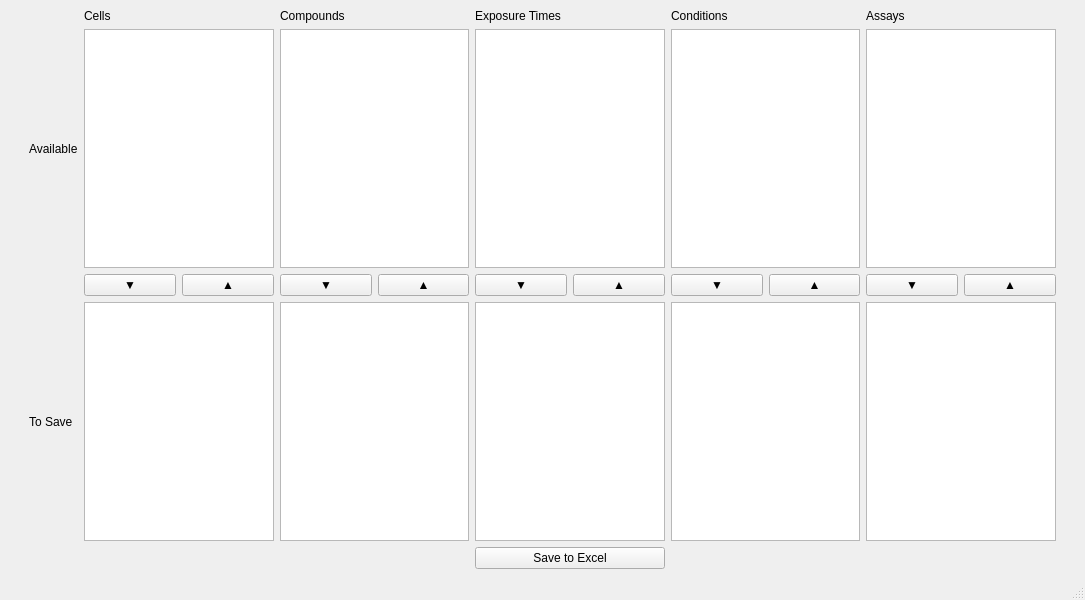
<?xml version="1.0" encoding="UTF-8"?>
<ui version="4.0">
 <class>MainWindow</class>
 <widget class="QMainWindow" name="MainWindow">
  <property name="geometry">
   <rect>
    <x>0</x>
    <y>0</y>
    <width>1085</width>
    <height>600</height>
   </rect>
  </property>
  <property name="windowTitle">
   <string>Excel Save</string>
  </property>
  <widget class="QWidget" name="centralwidget">
   <layout class="QGridLayout" name="gridLayout_2">
    <item row="0" column="0">
     <spacer name="horizontalSpacer">
      <property name="orientation">
       <enum>Qt::Horizontal</enum>
      </property>
      <property name="sizeType">
       <enum>QSizePolicy::Minimum</enum>
      </property>
      <property name="sizeHint" stdset="0">
       <size>
        <width>20</width>
        <height>20</height>
       </size>
      </property>
     </spacer>
    </item>
    <item row="0" column="1">
     <layout class="QGridLayout" name="gridLayout">
      <item row="3" column="1">
       <widget class="QListView" name="listCellsSave"/>
      </item>
      <item row="1" column="1">
       <widget class="QListView" name="listCellsAvailable"/>
      </item>
      <item row="1" column="3">
       <widget class="QListView" name="listTimesAvailable"/>
      </item>
      <item row="0" column="2">
       <widget class="QLabel" name="label_2">
        <property name="text">
         <string>Compounds</string>
        </property>
       </widget>
      </item>
      <item row="0" column="1">
       <widget class="QLabel" name="label">
        <property name="text">
         <string>Cells</string>
        </property>
       </widget>
      </item>
      <item row="0" column="5">
       <widget class="QLabel" name="label_5">
        <property name="text">
         <string>Assays</string>
        </property>
       </widget>
      </item>
      <item row="1" column="2">
       <widget class="QListView" name="listCompoundsAvailable"/>
      </item>
      <item row="0" column="4">
       <widget class="QLabel" name="label_4">
        <property name="text">
         <string>Conditions</string>
        </property>
       </widget>
      </item>
      <item row="3" column="4">
       <widget class="QListView" name="listConditionsSave"/>
      </item>
      <item row="3" column="5">
       <widget class="QListView" name="listAssaysSave"/>
      </item>
      <item row="1" column="5">
       <widget class="QListView" name="listAssaysAvailable"/>
      </item>
      <item row="1" column="0">
       <widget class="QLabel" name="label_6">
        <property name="text">
         <string>Available</string>
        </property>
       </widget>
      </item>
      <item row="3" column="2">
       <widget class="QListView" name="listCompoundsSave"/>
      </item>
      <item row="1" column="4">
       <widget class="QListView" name="listConditionsAvailable"/>
      </item>
      <item row="0" column="3">
       <widget class="QLabel" name="label_3">
        <property name="text">
         <string>Exposure Times</string>
        </property>
       </widget>
      </item>
      <item row="3" column="3">
       <widget class="QListView" name="listTimesSave"/>
      </item>
      <item row="2" column="2">
       <layout class="QHBoxLayout" name="horizontalLayout_3">
        <item>
         <widget class="QPushButton" name="bttnAddCompounds">
          <property name="text">
           <string>▼</string>
          </property>
         </widget>
        </item>
        <item>
         <widget class="QPushButton" name="bttnDeleteCompounds">
          <property name="text">
           <string>▲</string>
          </property>
         </widget>
        </item>
       </layout>
      </item>
      <item row="2" column="5">
       <layout class="QHBoxLayout" name="horizontalLayout_6">
        <item>
         <widget class="QPushButton" name="bttnAddAssays">
          <property name="text">
           <string>▼</string>
          </property>
         </widget>
        </item>
        <item>
         <widget class="QPushButton" name="bttnDeleteAssays">
          <property name="text">
           <string>▲</string>
          </property>
         </widget>
        </item>
       </layout>
      </item>
      <item row="2" column="4">
       <layout class="QHBoxLayout" name="horizontalLayout_5">
        <item>
         <widget class="QPushButton" name="bttnAddConditions">
          <property name="text">
           <string>▼</string>
          </property>
         </widget>
        </item>
        <item>
         <widget class="QPushButton" name="bttnDeleteConditions">
          <property name="text">
           <string>▲</string>
          </property>
         </widget>
        </item>
       </layout>
      </item>
      <item row="2" column="1">
       <layout class="QHBoxLayout" name="horizontalLayout_2">
        <item>
         <widget class="QPushButton" name="bttnAddCells">
          <property name="text">
           <string>▼</string>
          </property>
         </widget>
        </item>
        <item>
         <widget class="QPushButton" name="bttnDeleteCells">
          <property name="text">
           <string>▲</string>
          </property>
         </widget>
        </item>
       </layout>
      </item>
      <item row="4" column="3">
       <widget class="QPushButton" name="bttnSave">
        <property name="text">
         <string>Save to Excel</string>
        </property>
       </widget>
      </item>
      <item row="3" column="0">
       <widget class="QLabel" name="label_7">
        <property name="text">
         <string>To Save</string>
        </property>
       </widget>
      </item>
      <item row="2" column="3">
       <layout class="QHBoxLayout" name="horizontalLayout_4">
        <item>
         <widget class="QPushButton" name="bttnAddTimes">
          <property name="text">
           <string>▼</string>
          </property>
         </widget>
        </item>
        <item>
         <widget class="QPushButton" name="bttnDeleteTimes">
          <property name="text">
           <string>▲</string>
          </property>
         </widget>
        </item>
       </layout>
      </item>
     </layout>
    </item>
    <item row="0" column="2">
     <spacer name="horizontalSpacer_2">
      <property name="orientation">
       <enum>Qt::Horizontal</enum>
      </property>
      <property name="sizeType">
       <enum>QSizePolicy::Minimum</enum>
      </property>
      <property name="sizeHint" stdset="0">
       <size>
        <width>20</width>
        <height>20</height>
       </size>
      </property>
     </spacer>
    </item>
   </layout>
  </widget>
  <widget class="QStatusBar" name="statusbar"/>
 </widget>
 <resources/>
 <connections/>
</ui>
